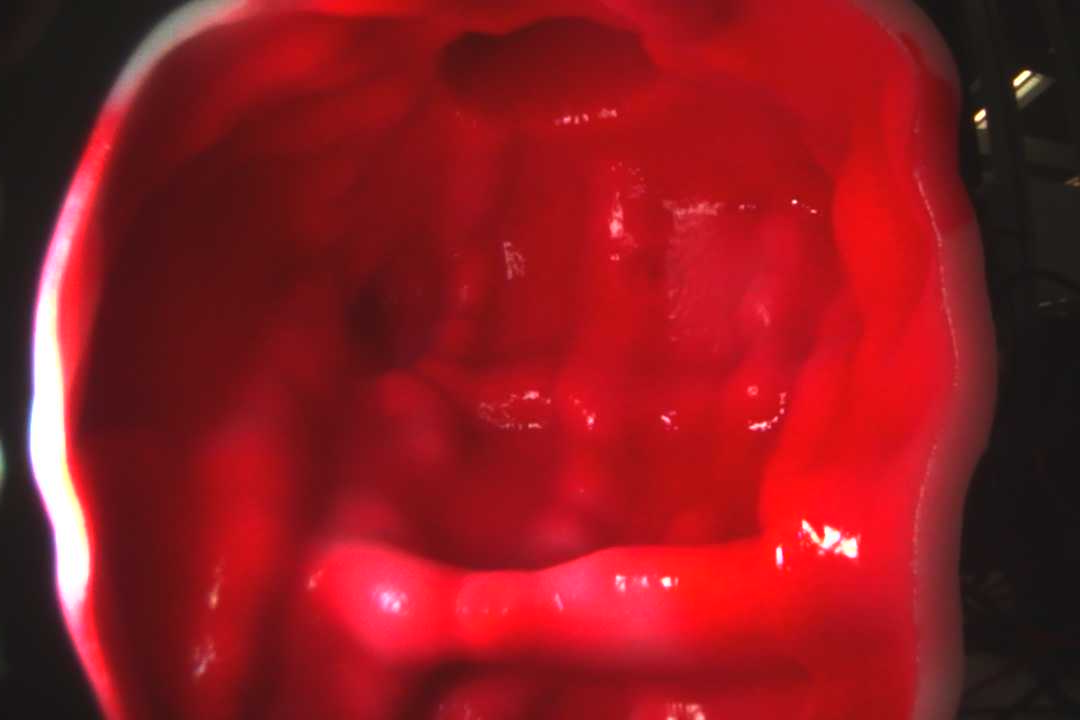
#> input picture samplePhoto2/1.jpg, 1080 x 720 px; its folder holds only this picture in this run
$ python undistort_real_and_compare.py   (older library calls are emulated)
#> lines starting #> are read from the running program, lines starting #| are printed output that depends on the picture
"""
Approach A: undistort real JPGs with OpenCV Brown-Conrady coeffs,
then compare against Unity PNGs (pinhole, no distortion).

Camera matrix is derived from the documented pinhole FOV:
  HFOV=71.6 deg, VFOV=51.2 deg @ 1080x720
  (override FX/FY/CX/CY below if you have exact calibration).

Outputs:
  compare_out/undistorted_real/{id}_undist.png
  compare_out/undistorted_real/{id}_side_by_side.png
  compare_out/undistorted_real/compare_summary.csv
"""

from __future__ import annotations

import csv
import math
from pathlib import Path

import cv2
import numpy as np
from PIL import Image, ImageDraw, ImageFont

ROOT = Path(__file__).resolve().parent.parent
ORIG_DIR = ROOT / "samplePhoto2"
UNITY_DIR = ROOT / "Unity based on read transform"
OUT_DIR = ROOT / "compare_out" / "undistorted_real"

# Image / intrinsics (from your calibration note: pinhole FOV)
IMG_W, IMG_H = 1080, 720
HFOV_DEG = 71.6
VFOV_DEG = 51.2

# OpenCV distortion: (k1, k2, p1, p2, k3)
DIST = np.array(
    [-0.38898088, 0.15099531, -0.00301529, 0.00057045, -0.02746219],
    dtype=np.float64,
)

# Working size for comparison panels
WORK_W, WORK_H = 540, 360
IDS = list(range(1, 10))
TRY_ROTS = (0, 180)
SX_MIN, SX_MAX, SX_STEPS = 0.75, 1.40, 14
SY_MIN, SY_MAX, SY_STEPS = 0.75, 1.40, 14


def build_camera_matrix(
    w: int = IMG_W,
    h: int = IMG_H,
    hfov_deg: float = HFOV_DEG,
    vfov_deg: float = VFOV_DEG,
) -> np.ndarray:
    fx = (w / 2.0) / math.tan(math.radians(hfov_deg) / 2.0)
    fy = (h / 2.0) / math.tan(math.radians(vfov_deg) / 2.0)
    cx, cy = w / 2.0, h / 2.0
    return np.array([[fx, 0, cx], [0, fy, cy], [0, 0, 1]], dtype=np.float64)


def undistort_bgr(bgr: np.ndarray, K: np.ndarray, dist: np.ndarray) -> tuple[np.ndarray, np.ndarray]:
    h, w = bgr.shape[:2]
    new_K, roi = cv2.getOptimalNewCameraMatrix(K, dist, (w, h), alpha=0, newImgSize=(w, h))
    und = cv2.undistort(bgr, K, dist, None, new_K)
    return und, new_K


def to_gray(img_bgr_or_rgb: np.ndarray) -> np.ndarray:
    if img_bgr_or_rgb.ndim == 2:
        return img_bgr_or_rgb.astype(np.float32)
    # assume BGR from cv2
    g = cv2.cvtColor(img_bgr_or_rgb, cv2.COLOR_BGR2GRAY)
    return g.astype(np.float32)


def sobel_mag(g: np.ndarray) -> np.ndarray:
    gx = cv2.Sobel(g, cv2.CV_32F, 1, 0, ksize=3)
    gy = cv2.Sobel(g, cv2.CV_32F, 0, 1, ksize=3)
    return cv2.magnitude(gx, gy)


def zscore(a: np.ndarray) -> np.ndarray:
    m, s = float(a.mean()), float(a.std())
    if s < 1e-6:
        return a * 0.0
    return (a - m) / s


def fft_ncc_best_shift(ref: np.ndarray, mov: np.ndarray) -> tuple[float, int, int]:
    r, m = zscore(ref), zscore(mov)
    corr = np.fft.ifft2(np.fft.fft2(r) * np.conj(np.fft.fft2(m))).real / r.size
    iy, ix = np.unravel_index(int(np.argmax(corr)), corr.shape)
    h, w = corr.shape
    dy = iy if iy <= h // 2 else iy - h
    dx = ix if ix <= w // 2 else ix - w
    return float(corr[iy, ix]), int(dy), int(dx)


def warp_gray(g: np.ndarray, sx: float, sy: float, dx: int = 0, dy: int = 0) -> np.ndarray:
    h, w = g.shape
    nw, nh = max(1, int(round(w * sx))), max(1, int(round(h * sy)))
    scaled = cv2.resize(g, (nw, nh), interpolation=cv2.INTER_LINEAR)
    canvas = np.zeros((h, w), dtype=np.float32)
    x0 = (w - nw) // 2 + dx
    y0 = (h - nh) // 2 + dy
    # paste with clipping
    xs0, ys0 = max(0, x0), max(0, y0)
    xs1, ys1 = min(w, x0 + nw), min(h, y0 + nh)
    ms0, ns0 = xs0 - x0, ys0 - y0
    ms1, ns1 = ms0 + (xs1 - xs0), ns0 + (ys1 - ys0)
    if xs1 > xs0 and ys1 > ys0:
        canvas[ys0:ys1, xs0:xs1] = scaled[ns0:ns1, ms0:ms1]
    return canvas


def warp_bgr(img: np.ndarray, sx: float, sy: float, dx: int, dy: int) -> np.ndarray:
    h, w = img.shape[:2]
    nw, nh = max(1, int(round(w * sx))), max(1, int(round(h * sy)))
    scaled = cv2.resize(img, (nw, nh), interpolation=cv2.INTER_LINEAR)
    canvas = np.zeros_like(img)
    x0 = (w - nw) // 2 + dx
    y0 = (h - nh) // 2 + dy
    xs0, ys0 = max(0, x0), max(0, y0)
    xs1, ys1 = min(w, x0 + nw), min(h, y0 + nh)
    ms0, ns0 = xs0 - x0, ys0 - y0
    ms1, ns1 = ms0 + (xs1 - xs0), ns0 + (ys1 - ys0)
    if xs1 > xs0 and ys1 > ys0:
        canvas[ys0:ys1, xs0:xs1] = scaled[ns0:ns1, ms0:ms1]
    return canvas


def search_best(ref_e: np.ndarray, mov_e: np.ndarray) -> dict:
    best = {"ncc": -1e9, "sx": 1.0, "sy": 1.0, "dx": 0, "dy": 0}
    for sx in np.linspace(SX_MIN, SX_MAX, SX_STEPS):
        for sy in np.linspace(SY_MIN, SY_MAX, SY_STEPS):
            scaled = warp_gray(mov_e, float(sx), float(sy), 0, 0)
            ncc, dy, dx = fft_ncc_best_shift(ref_e, scaled)
            if ncc > best["ncc"]:
                best = {"ncc": ncc, "sx": float(sx), "sy": float(sy), "dx": int(dx), "dy": int(dy)}
    best["ncc_nowarp"] = float(
        np.mean(zscore(ref_e) * zscore(mov_e))
    )  # approximate; better use full ncc
    # proper zero-shift ncc:
    aa, bb = zscore(ref_e).ravel(), zscore(mov_e).ravel()
    best["ncc_nowarp"] = float(np.dot(aa, bb) / aa.size)
    return best


def bgr_to_pil(bgr: np.ndarray) -> Image.Image:
    rgb = cv2.cvtColor(bgr, cv2.COLOR_BGR2RGB)
    return Image.fromarray(rgb)


def font(size: int = 14):
    try:
        return ImageFont.truetype("arial.ttf", size)
    except OSError:
        return ImageFont.load_default()


def make_panel(
    raw_bgr: np.ndarray,
    und_bgr: np.ndarray,
    unity_bgr: np.ndarray,
    unity_warped: np.ndarray,
    params: dict,
    title: str,
) -> Image.Image:
    # resize all to work size for panel
    def rs(im):
        return cv2.resize(im, (WORK_W, WORK_H), interpolation=cv2.INTER_AREA)

    tiles_bgr = [
        (rs(raw_bgr), "real raw (distorted)"),
        (rs(und_bgr), "real undistorted"),
        (rs(unity_bgr), f"unity (rot={params['rot']})"),
        (rs(unity_warped), "unity warped to und"),
    ]
    o = rs(und_bgr).astype(np.float32)
    u = rs(unity_warped).astype(np.float32)
    blend = np.clip(0.5 * o + 0.5 * u, 0, 255).astype(np.uint8)
    diff = np.clip(np.abs(o - u), 0, 255).astype(np.uint8)
    tiles_bgr += [(blend, "blend und+unity"), (diff, "abs diff")]

    gap, header, footer = 6, 44, 56
    cols = len(tiles_bgr)
    canvas = Image.new(
        "RGB",
        (cols * WORK_W + (cols + 1) * gap, header + WORK_H + footer),
        (22, 22, 22),
    )
    draw = ImageDraw.Draw(canvas)
    f, fs = font(15), font(12)
    draw.text((gap, 10), title, fill=(240, 240, 240), font=f)
    for i, (bgr, label) in enumerate(tiles_bgr):
        x = gap + i * (WORK_W + gap)
        canvas.paste(bgr_to_pil(bgr), (x, header))
        draw.text((x, header + WORK_H + 4), label, fill=(200, 200, 200), font=fs)
    info = (
        f"rot={params['rot']}  sx={params['sx']:.3f} sy={params['sy']:.3f}  "
        f"dx,dy=({params['dx']},{params['dy']})  edgeNCC={params['ncc']:.4f}  "
        f"ncc_nowarp={params['ncc_nowarp']:.4f}"
    )
    draw.text((gap, header + WORK_H + 28), info, fill=(255, 220, 120), font=fs)
    return canvas


def main() -> None:
    OUT_DIR.mkdir(parents=True, exist_ok=True)
    K = build_camera_matrix()
    print("Camera matrix K (from pinhole FOV):")
    print(K)
    print("dist (k1,k2,p1,p2,k3) =", DIST.tolist())

    rows = []
    for i in IDS:
        op = ORIG_DIR / f"{i}.jpg"
        up = UNITY_DIR / f"{i}.png"
        if not op.exists() or not up.exists():
            print(f"skip {i}")
            continue

        raw = cv2.imread(str(op), cv2.IMREAD_COLOR)
#> raw is the input picture: shape (720, 1080, 3); mean B, G, R 31.7, 25.6, 141.7
        unity = cv2.imread(str(up), cv2.IMREAD_COLOR)
        if raw is None or unity is None:
            print(f"fail read {i}")
            continue
        if raw.shape[1] != IMG_W or raw.shape[0] != IMG_H:
            raw = cv2.resize(raw, (IMG_W, IMG_H), interpolation=cv2.INTER_AREA)
        if unity.shape[1] != IMG_W or unity.shape[0] != IMG_H:
            unity = cv2.resize(unity, (IMG_W, IMG_H), interpolation=cv2.INTER_AREA)

        und, new_K = undistort_bgr(raw, K, DIST)
#> in undistort_bgr, `und = cv2.undistort(bgr, K, dist, None, new_K)`:
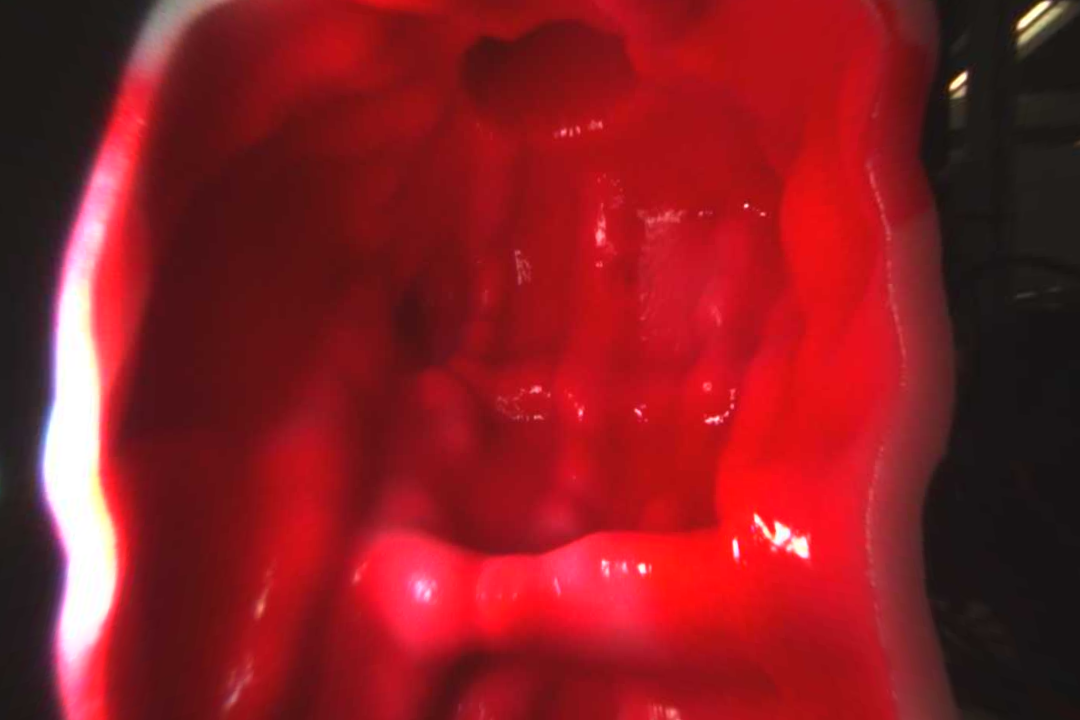
#> und: shape (720, 1080, 3); mean B, G, R 34.9, 28.9, 137.6
#> new_K = [[561.1, 0, 542.4], [0, 677.6, 357.8], [0, 0, 1]]
        und_path = OUT_DIR / f"{i}_undist.png"
        cv2.imwrite(str(und_path), und)

        # compare at work res using undistorted real as reference
        und_w = cv2.resize(und, (WORK_W, WORK_H), interpolation=cv2.INTER_AREA)
        unity_w = cv2.resize(unity, (WORK_W, WORK_H), interpolation=cv2.INTER_AREA)
        ref_e = sobel_mag(to_gray(und_w))

        best = None
        for rot in TRY_ROTS:
            mov = unity_w if rot == 0 else cv2.rotate(unity_w, cv2.ROTATE_180)
            mov_e = sobel_mag(to_gray(mov))
            cand = search_best(ref_e, mov_e)
            cand["rot"] = rot
            if best is None or cand["ncc"] > best["ncc"]:
                best = cand
#> this loop made 2 passes
#> pass 1, in sobel_mag (call 2), `gx = cv2.Sobel(g, cv2.CV_32F, 1, 0, ksize=3)`:
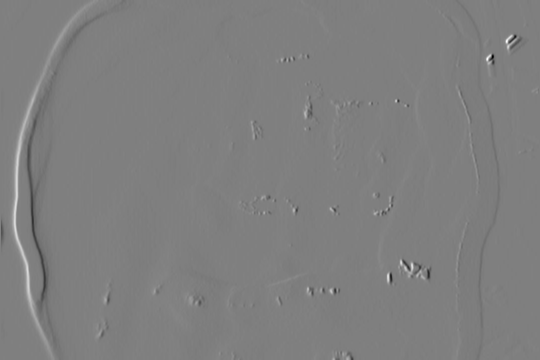
#> gx: shape (360, 540) float32; min -749, max 749, mean -0.1; drawn with min black and max white
#> pass 1, in main, `mov_e = sobel_mag(to_gray(mov))`:
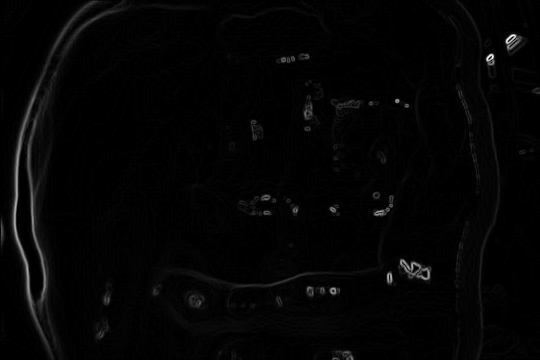
#> mov_e: shape (360, 540) float32; min 0, max 819.7, mean 15.1; drawn with min black and max white
#> after the loop:
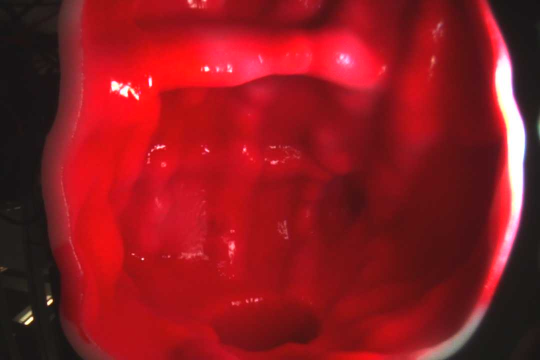
#> mov: shape (360, 540, 3); mean B, G, R 31.9, 25.7, 141.8
        assert best is not None

        unity_rot = unity if best["rot"] == 0 else cv2.rotate(unity, cv2.ROTATE_180)
        # map shift work -> full
        dx_f = int(round(best["dx"] * IMG_W / WORK_W))
        dy_f = int(round(best["dy"] * IMG_H / WORK_H))
        unity_warped = warp_bgr(unity_rot, best["sx"], best["sy"], dx_f, dy_f)
#> in warp_bgr, `scaled = cv2.resize(img, (nw, nh), interpolation=cv2.INTER_LINEAR)`:
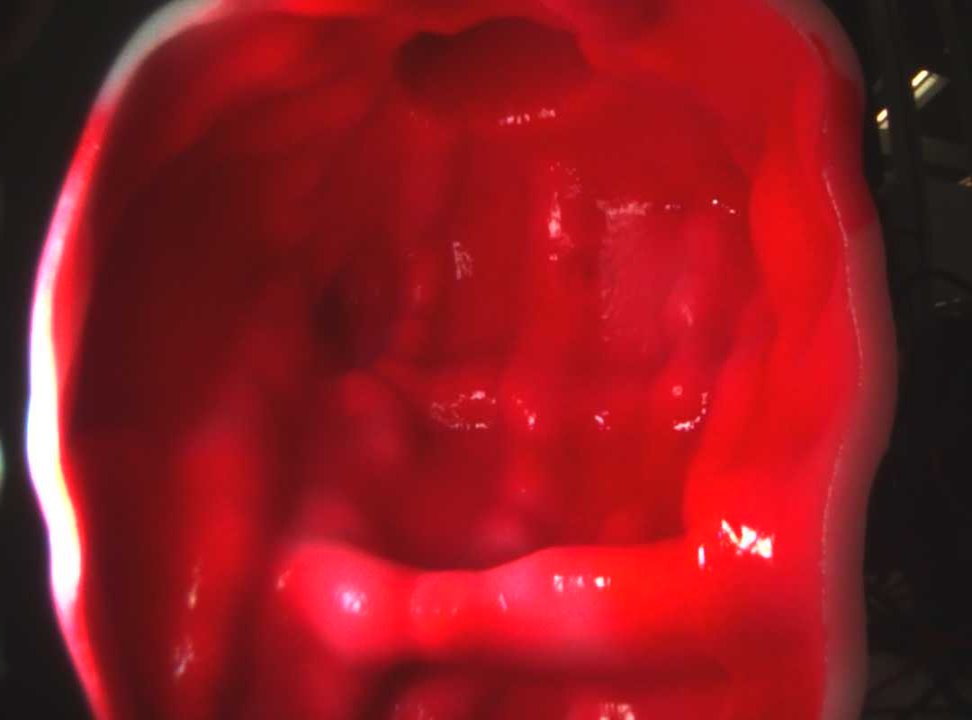
#> scaled: shape (720, 972, 3); mean B, G, R 31.8, 25.6, 141.7

        panel = make_panel(raw, und, unity_rot, unity_warped, best, f"pair {i}: undistorted real vs Unity")
#> in make_panel, `diff = np.clip(np.abs(o - u), 0, 255).astype(np.uint8)`:
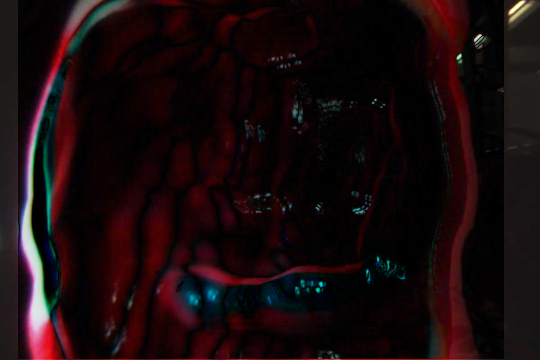
#> diff: shape (360, 540, 3); mean B, G, R 11.9, 10.2, 23.7
#> in make_panel, `canvas = Image.new( "RGB", (cols * WORK_W + (cols + 1) * gap, header +..`: canvas: PIL image 3282x460 RGB; every value is 22
#> the loop in make_panel, `for i, (bgr, label) in enumerate(tiles_bgr):` made 6 passes
#> label on passes 1 to 6: 'real raw (distorted)', 'real undistorted', 'unity (rot=0)', 'unity warped to und', 'blend und+unity', 'abs diff'
#> after the loop in make_panel, `for i, (bgr, label) in enumerate(tiles_bgr):`:
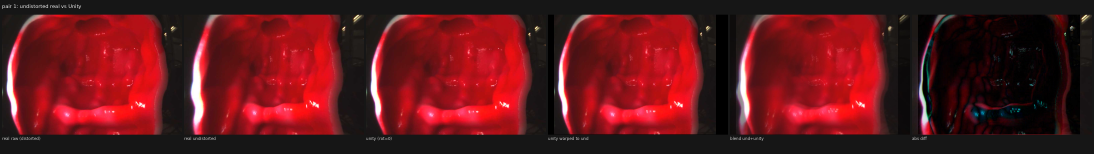
#> canvas: PIL image 3282x460 RGB (shown at 1/3 size); mean R, G, B 96, 23.2, 27.3
        panel_path = OUT_DIR / f"{i}_side_by_side.png"
        panel.save(panel_path)

        row = {
            "id": i,
            "rot": best["rot"],
            "sx": f"{best['sx']:.4f}",
            "sy": f"{best['sy']:.4f}",
            "dx_work": best["dx"],
            "dy_work": best["dy"],
            "dx_full": dx_f,
            "dy_full": dy_f,
            "edgeNCC": f"{best['ncc']:.4f}",
            "ncc_nowarp": f"{best['ncc_nowarp']:.4f}",
            "undist": und_path.name,
            "panel": panel_path.name,
            "fx": f"{K[0,0]:.4f}",
            "fy": f"{K[1,1]:.4f}",
            "new_fx": f"{new_K[0,0]:.4f}",
            "new_fy": f"{new_K[1,1]:.4f}",
        }
        rows.append(row)
        print(
            f"[{i}] saved {und_path.name}  "
            f"rot={best['rot']} sx={best['sx']:.3f} sy={best['sy']:.3f}  "
            f"NCC={best['ncc']:.4f} (nowarp={best['ncc_nowarp']:.4f})"
        )
#| [1] saved 1_undist.png  rot=0 sx=0.900 sy=1.000  NCC=0.3337 (nowarp=0.1352)

    csv_path = OUT_DIR / "compare_summary.csv"
    with csv_path.open("w", newline="", encoding="utf-8-sig") as f:
        w = csv.DictWriter(f, fieldnames=list(rows[0].keys()))
        w.writeheader()
        w.writerows(rows)

    print(f"\nDone. Undistorted reals + comparisons in:\n  {OUT_DIR}")
    print("Unity should use pinhole FOV H=71.6 / V=51.2 (or fx,fy from K), NOT the distorted optical FOV.")


if __name__ == "__main__":
    main()
